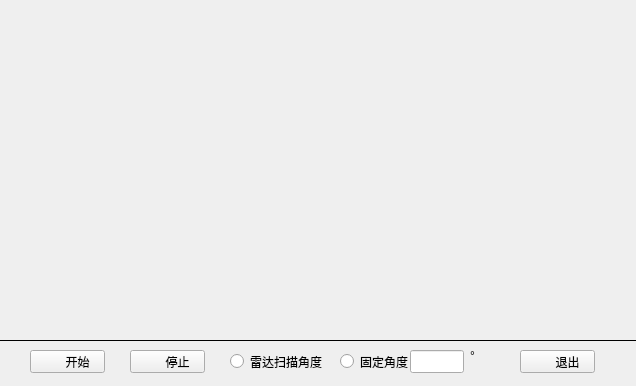
<?xml version="1.0" encoding="UTF-8"?>
<ui version="4.0">
 <class>waveview</class>
 <widget class="QWidget" name="waveview">
  <property name="geometry">
   <rect>
    <x>0</x>
    <y>0</y>
    <width>636</width>
    <height>386</height>
   </rect>
  </property>
  <property name="windowTitle">
   <string>回波波形显示</string>
  </property>
  <property name="windowIcon">
   <iconset resource="styleqrc.qrc">
    <normaloff>:/icon/wave.png</normaloff>:/icon/wave.png</iconset>
  </property>
  <widget class="QPushButton" name="start">
   <property name="geometry">
    <rect>
     <x>30</x>
     <y>350</y>
     <width>75</width>
     <height>23</height>
    </rect>
   </property>
   <property name="styleSheet">
    <string notr="true">background-repeat: no-repeat;
background-image: url(:/icon/button_start.png);
background-origin: padding;
background-position: left center;
padding-left:20px;</string>
   </property>
   <property name="text">
    <string>开始</string>
   </property>
  </widget>
  <widget class="QPushButton" name="stop">
   <property name="geometry">
    <rect>
     <x>130</x>
     <y>350</y>
     <width>75</width>
     <height>23</height>
    </rect>
   </property>
   <property name="styleSheet">
    <string notr="true">background-repeat: no-repeat;
background-image: url(:/icon/button_stop.png);
background-origin: padding;
background-position: left center;
padding-left:20px;</string>
   </property>
   <property name="text">
    <string>停止</string>
   </property>
  </widget>
  <widget class="QRadioButton" name="radio1">
   <property name="geometry">
    <rect>
     <x>230</x>
     <y>350</y>
     <width>101</width>
     <height>23</height>
    </rect>
   </property>
   <property name="text">
    <string>雷达扫描角度</string>
   </property>
  </widget>
  <widget class="QRadioButton" name="radio2">
   <property name="geometry">
    <rect>
     <x>340</x>
     <y>350</y>
     <width>71</width>
     <height>23</height>
    </rect>
   </property>
   <property name="text">
    <string>固定角度</string>
   </property>
  </widget>
  <widget class="QLabel" name="label_2">
   <property name="geometry">
    <rect>
     <x>470</x>
     <y>350</y>
     <width>54</width>
     <height>12</height>
    </rect>
   </property>
   <property name="text">
    <string>°</string>
   </property>
  </widget>
  <widget class="QPushButton" name="quit">
   <property name="geometry">
    <rect>
     <x>520</x>
     <y>350</y>
     <width>75</width>
     <height>23</height>
    </rect>
   </property>
   <property name="styleSheet">
    <string notr="true">background-repeat: no-repeat;
background-image: url(:/icon/button_quit.png);
background-origin: padding;
background-position: left center;
padding-left:20px;</string>
   </property>
   <property name="text">
    <string>退出</string>
   </property>
   <property name="autoDefault">
    <bool>false</bool>
   </property>
   <property name="default">
    <bool>false</bool>
   </property>
   <property name="flat">
    <bool>false</bool>
   </property>
  </widget>
  <widget class="QCustomPlot" name="wavedispaly" native="true">
   <property name="geometry">
    <rect>
     <x>0</x>
     <y>0</y>
     <width>641</width>
     <height>341</height>
    </rect>
   </property>
  </widget>
  <widget class="QLabel" name="frame">
   <property name="geometry">
    <rect>
     <x>-10</x>
     <y>340</y>
     <width>661</width>
     <height>61</height>
    </rect>
   </property>
   <property name="frameShape">
    <enum>QFrame::Box</enum>
   </property>
   <property name="text">
    <string/>
   </property>
  </widget>
  <widget class="QLineEdit" name="label">
   <property name="geometry">
    <rect>
     <x>410</x>
     <y>350</y>
     <width>54</width>
     <height>23</height>
    </rect>
   </property>
  </widget>
  <zorder>frame</zorder>
  <zorder>start</zorder>
  <zorder>stop</zorder>
  <zorder>radio1</zorder>
  <zorder>radio2</zorder>
  <zorder>label_2</zorder>
  <zorder>quit</zorder>
  <zorder>wavedispaly</zorder>
  <zorder>label</zorder>
 </widget>
 <customwidgets>
  <customwidget>
   <class>QCustomPlot</class>
   <extends>QWidget</extends>
   <header>qcustomplot.h</header>
   <container>1</container>
  </customwidget>
 </customwidgets>
 <resources>
  <include location="styleqrc.qrc"/>
 </resources>
 <connections/>
</ui>
